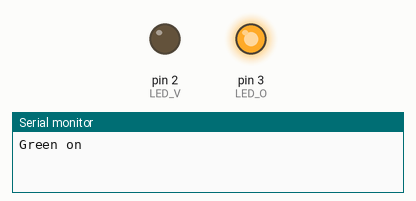
Recording of a sketch running on a simulated Arduino Uno, built with avr-gcc and run on an emulated ATmega328P. On the bench: output pins drawn as LEDs (lit = HIGH), the last lines printed to the serial monitor.

Above: at 1.0 s.
At 3.0 s:
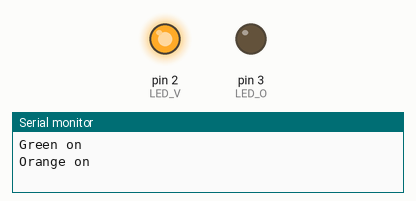
Timing chart, 0 to 5.2 s (numbered marks = the images above):
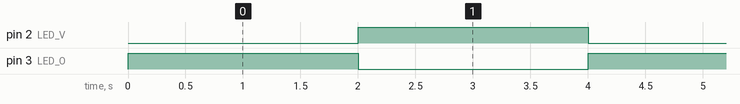

Measured:
- by itself, pin 2 (LED_V), pin 3 (LED_O): alternates HIGH for 2.0 s and LOW for 2.0 s

The sketch:

LED_Test.ino
```cpp
/*--- LED ---*/
const int LED_O = 3; // Pin LED Orange
const int LED_V = 2; // Pin LED Verte

void setup() {
  // put your setup code here, to run once:
  /*--- Définition mode du pin pour les led ---*/
  pinMode(LED_O, OUTPUT);
  pinMode(LED_V, OUTPUT);

  Serial.begin(9600);
}

void loop() {
  // put your main code here, to run repeatedly:
  digitalWrite(LED_O, HIGH);
  digitalWrite(LED_V, LOW);
  Serial.println("Green on");
  delay(2000);

  digitalWrite(LED_O, LOW);
  digitalWrite(LED_V, HIGH);
  Serial.println("Orange on");

  delay(2000);

}
```
